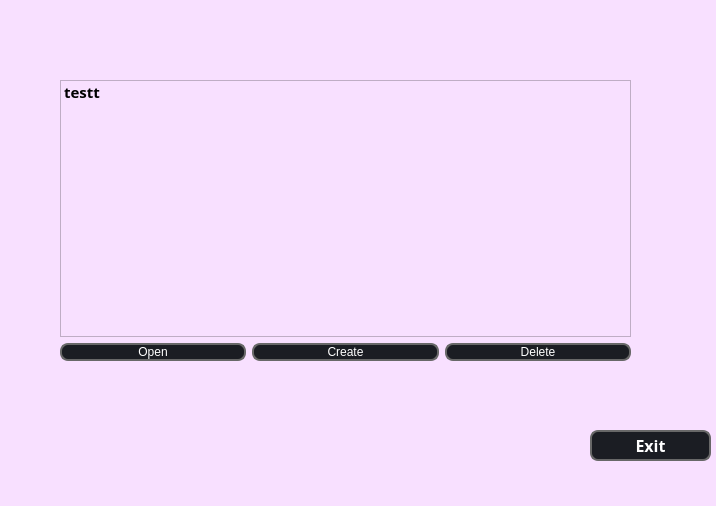
<?xml version="1.0" encoding="UTF-8"?>
<ui version="4.0">
 <class>decklist</class>
 <widget class="QMainWindow" name="decklist">
  <property name="geometry">
   <rect>
    <x>0</x>
    <y>0</y>
    <width>716</width>
    <height>506</height>
   </rect>
  </property>
  <property name="windowTitle">
   <string>MainWindow</string>
  </property>
  <property name="styleSheet">
   <string notr="true">background-color: rgb(248, 224, 255);</string>
  </property>
  <widget class="QWidget" name="centralwidget">
   <widget class="QPushButton" name="exit_button">
    <property name="geometry">
     <rect>
      <x>590</x>
      <y>430</y>
      <width>121</width>
      <height>31</height>
     </rect>
    </property>
    <property name="font">
     <font>
      <family>Montserrat SemiBold</family>
      <pointsize>12</pointsize>
      <italic>false</italic>
      <bold>true</bold>
     </font>
    </property>
    <property name="styleSheet">
     <string notr="true">QPushButton {
	border: 2px solid rgb(104, 104, 104);
	border-radius: 8px;
	padding-left: auto;
    padding-right: auto;
	color: rgb(255, 255, 255);
	background-color: rgb(27, 29, 35);
	font: 600 12pt &quot;Montserrat SemiBold&quot;;
}
QPushButton:hover {
	border: 2px solid rgb(85, 170, 255);
	background-color: rgb(43, 45, 56);
}
QPushButton:focus {
	border: 2px solid rgb(48, 50, 62);
}
</string>
    </property>
    <property name="text">
     <string>Exit</string>
    </property>
   </widget>
   <widget class="QWidget" name="">
    <property name="geometry">
     <rect>
      <x>60</x>
      <y>80</y>
      <width>571</width>
      <height>281</height>
     </rect>
    </property>
    <layout class="QVBoxLayout" name="verticalLayout">
     <item>
      <widget class="QListWidget" name="listWidget">
       <property name="styleSheet">
        <string notr="true">font: 600 12pt &quot;Montserrat SemiBold&quot;;</string>
       </property>
       <item>
        <property name="text">
         <string>testt</string>
        </property>
        <property name="font">
         <font>
          <family>Montserrat SemiBold</family>
          <pointsize>11</pointsize>
          <bold>true</bold>
         </font>
        </property>
       </item>
      </widget>
     </item>
     <item>
      <layout class="QHBoxLayout" name="horizontalLayout_2">
       <item>
        <layout class="QHBoxLayout" name="horizontalLayout">
         <item>
          <widget class="QPushButton" name="open_button">
           <property name="styleSheet">
            <string notr="true">QPushButton {
	border: 2px solid rgb(104, 104, 104);
	border-radius: 8px;
	padding-left: auto;
    padding-right: auto;
	color: rgb(255, 255, 255);
	background-color: rgb(27, 29, 35);
	font: 600 12pt &quot;Montserrat SemiBold&quot;;
}
QPushButton:hover {
	border: 2px solid rgb(85, 170, 255);
	background-color: rgb(43, 45, 56);
}
QPushButton:focus {
	border: 2px solid rgb(48, 50, 62);
}
</string>
           </property>
           <property name="text">
            <string>Open</string>
           </property>
          </widget>
         </item>
         <item>
          <widget class="QPushButton" name="create_button">
           <property name="styleSheet">
            <string notr="true">QPushButton {
	border: 2px solid rgb(104, 104, 104);
	border-radius: 8px;
	padding-left: auto;
    padding-right: auto;
	color: rgb(255, 255, 255);
	background-color: rgb(27, 29, 35);
	font: 600 12pt &quot;Montserrat SemiBold&quot;;
}
QPushButton:hover {
	border: 2px solid rgb(85, 170, 255);
	background-color: rgb(43, 45, 56);
}
QPushButton:focus {
	border: 2px solid rgb(48, 50, 62);
}
</string>
           </property>
           <property name="text">
            <string>Create</string>
           </property>
          </widget>
         </item>
         <item>
          <widget class="QPushButton" name="delete_button">
           <property name="styleSheet">
            <string notr="true">QPushButton {
	border: 2px solid rgb(104, 104, 104);
	border-radius: 8px;
	padding-left: auto;
    padding-right: auto;
	color: rgb(255, 255, 255);
	background-color: rgb(27, 29, 35);
	font: 600 12pt &quot;Montserrat SemiBold&quot;;
}
QPushButton:hover {
	border: 2px solid rgb(85, 170, 255);
	background-color: rgb(43, 45, 56);
}
QPushButton:focus {
	border: 2px solid rgb(48, 50, 62);
}
</string>
           </property>
           <property name="text">
            <string>Delete</string>
           </property>
          </widget>
         </item>
        </layout>
       </item>
      </layout>
     </item>
    </layout>
   </widget>
  </widget>
 </widget>
 <resources/>
 <connections/>
</ui>
